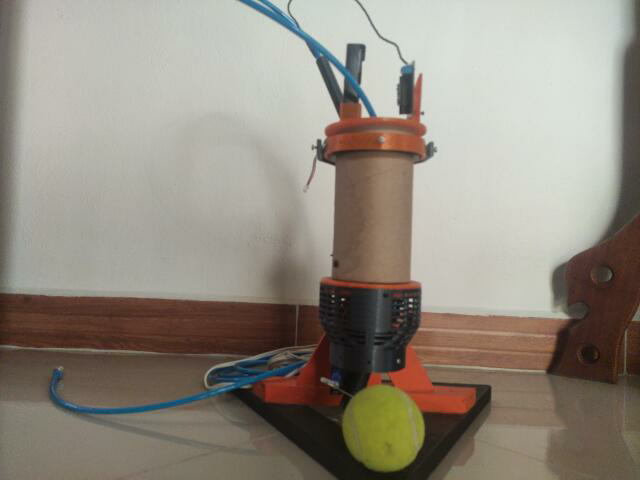
#> input picture Angle_Testing/pelota.png, 640 x 480 px, found by its file name
$ python SegmentacionColor2.py
#> lines starting #> are read from the running program, lines starting #| are printed output that depends on the picture; after the words box and inside, x2 and y2 are one past the last pixel; in counts of white or black regions, pixels touching at a corner belong together
import cv2
import numpy as np

image = cv2.imread('Angle_Testing/pelota.png')
#> image is the input picture: shape (480, 640, 3); mean B, G, R 128.1, 139.4, 146.5
cv2.imshow("Original", image)

result = image.copy()

image = cv2.cvtColor(image, cv2.COLOR_BGR2HSV)
#> image: shape (480, 640, 3); mean H, S, V 30.2, 49.2, 148.7

# lower boundary RED color range values; Hue (0 - 10)
lower1 = np.array([0, 100, 20])
upper1 = np.array([10, 255, 255])

# upper boundary RED color range values; Hue (160 - 180)
lower2 = np.array([160,100,20])
upper2 = np.array([179,255,255])

lower_mask = cv2.inRange(image, lower1, upper1)
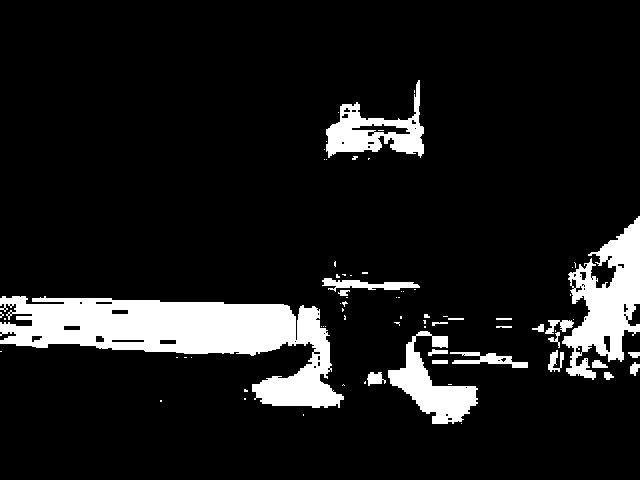
#> lower_mask: shape (480, 640); 10.6% white; 74 white regions (51 under 20 px), largest, box (x1, y1, x2, y2) and area: (0, 296, 344, 408) 17344, (562, 216, 640, 380) 6272, (388, 331, 478, 424) 3273
upper_mask = cv2.inRange(image, lower2, upper2)
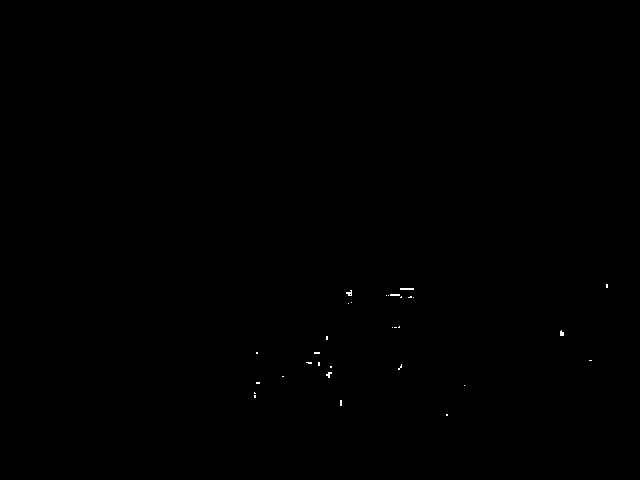
#> upper_mask: shape (480, 640); 0.08% white in thin lines or dots, all inside (x1, y1, x2, y2) = (254, 284, 608, 416)

full_mask = lower_mask + upper_mask;
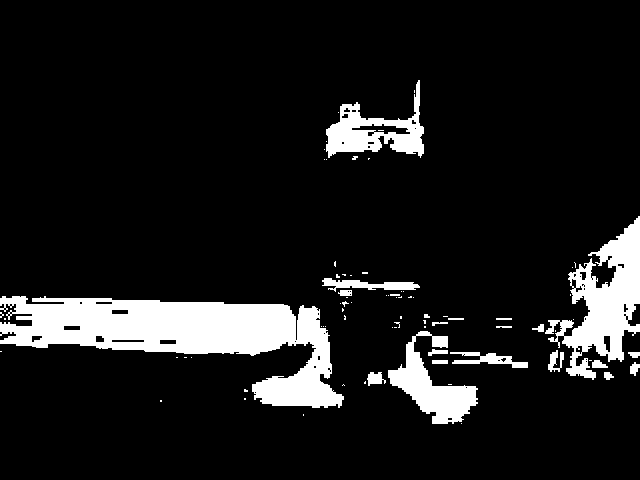
#> full_mask: shape (480, 640); 10.7% white; 80 white regions (58 under 20 px), largest, box (x1, y1, x2, y2) and area: (0, 296, 344, 408) 17441, (545, 216, 640, 380) 6576, (388, 331, 478, 424) 3288

result = cv2.bitwise_and(result, result, mask=full_mask)
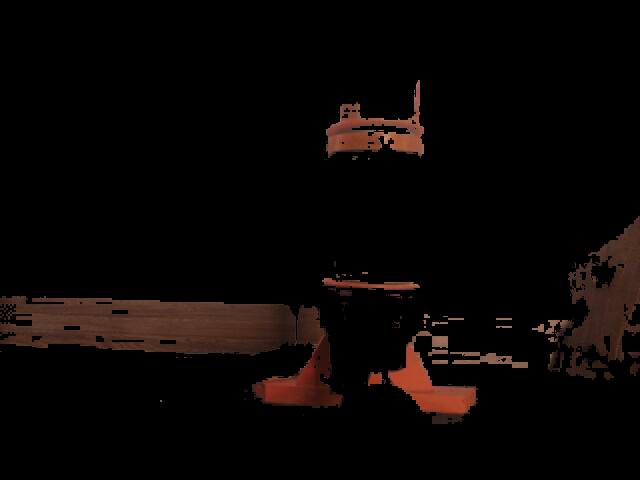
#> result: shape (480, 640, 3); mean B, G, R 4.2, 5.5, 9.8

cv2.imshow('mask', full_mask)
cv2.imshow('result', result)

cv2.waitKey(0)
cv2.destroyAllWindows()

$ run again, with Angle_Testing/cohete.png copied over Angle_Testing/pelota.png
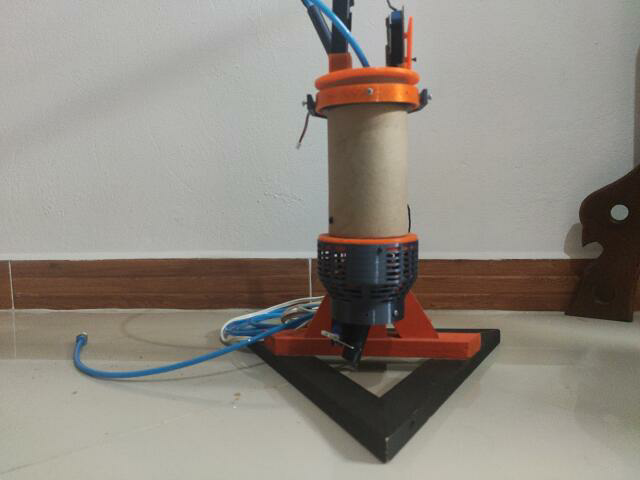
#> input picture Angle_Testing/cohete.png, 640 x 480 px, found by its file name
#> image is the input picture: shape (480, 640, 3); mean B, G, R 129.1, 137.7, 143.5
#> image: shape (480, 640, 3); mean H, S, V 31.1, 39.4, 145.2
#> `lower_mask = cv2.inRange(image, lower1, upper1)`:
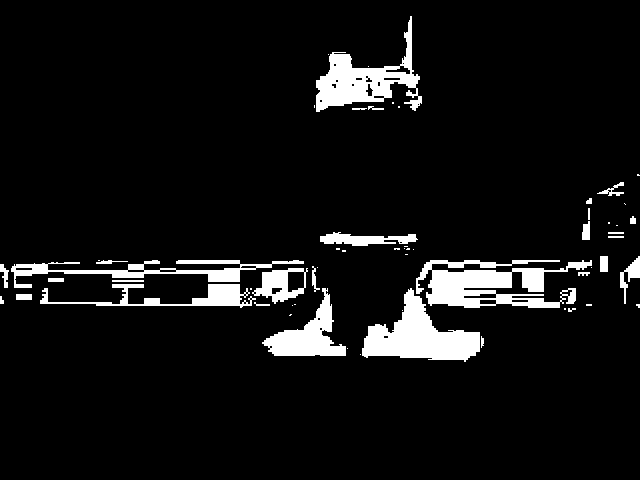
#> lower_mask: shape (480, 640); 7.1% white; 60 white regions (30 under 20 px), largest, box (x1, y1, x2, y2) and area: (416, 260, 592, 308) 4555, (362, 288, 480, 362) 4182, (316, 16, 422, 112) 3602
#> upper_mask: shape (480, 640); 0.06% white in thin lines or dots, all inside (x1, y1, x2, y2) = (270, 32, 414, 351)
#> full_mask: shape (480, 640); 7.2% white; 62 white regions (30 under 20 px), largest, box (x1, y1, x2, y2) and area: (416, 260, 592, 308) 4555, (362, 288, 480, 362) 4208, (316, 16, 422, 114) 3635
#> `result = cv2.bitwise_and(result, result, mask=full_mask)`:
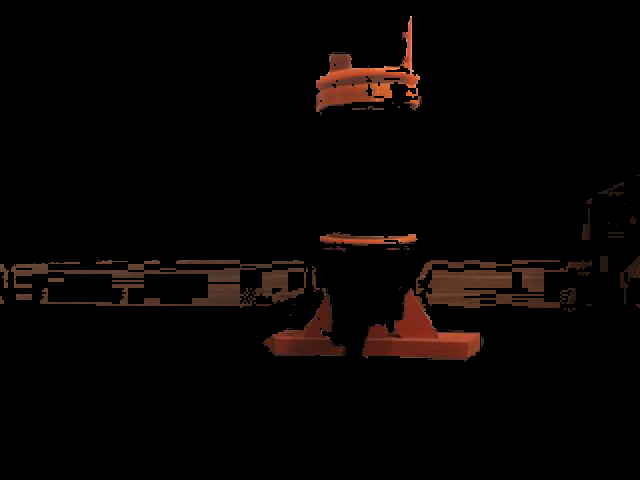
#> result: shape (480, 640, 3); mean B, G, R 2.8, 4, 7.5
